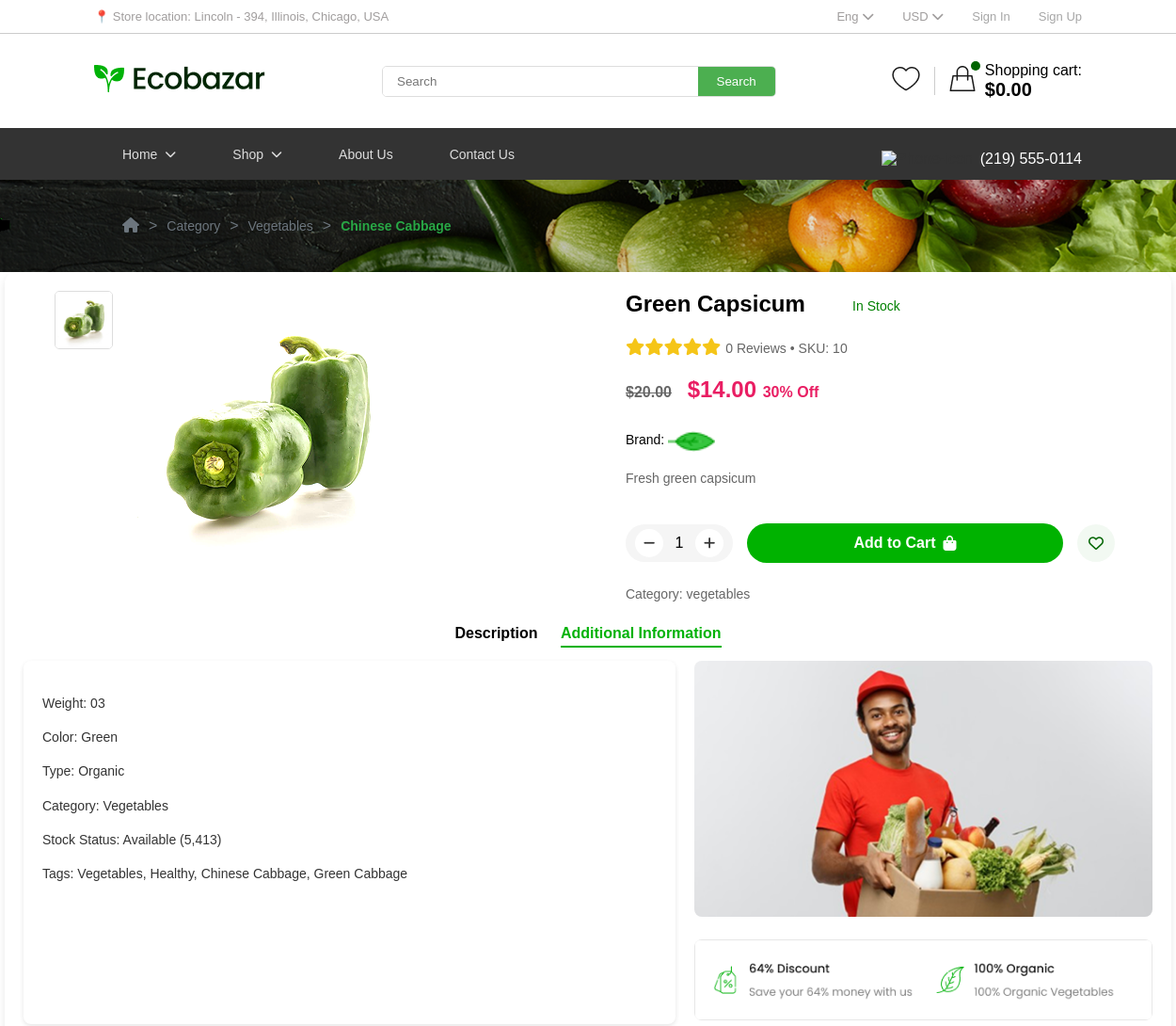
/11prd_info.php?id=2 (upper part), run on an earlier commit of the app's database.
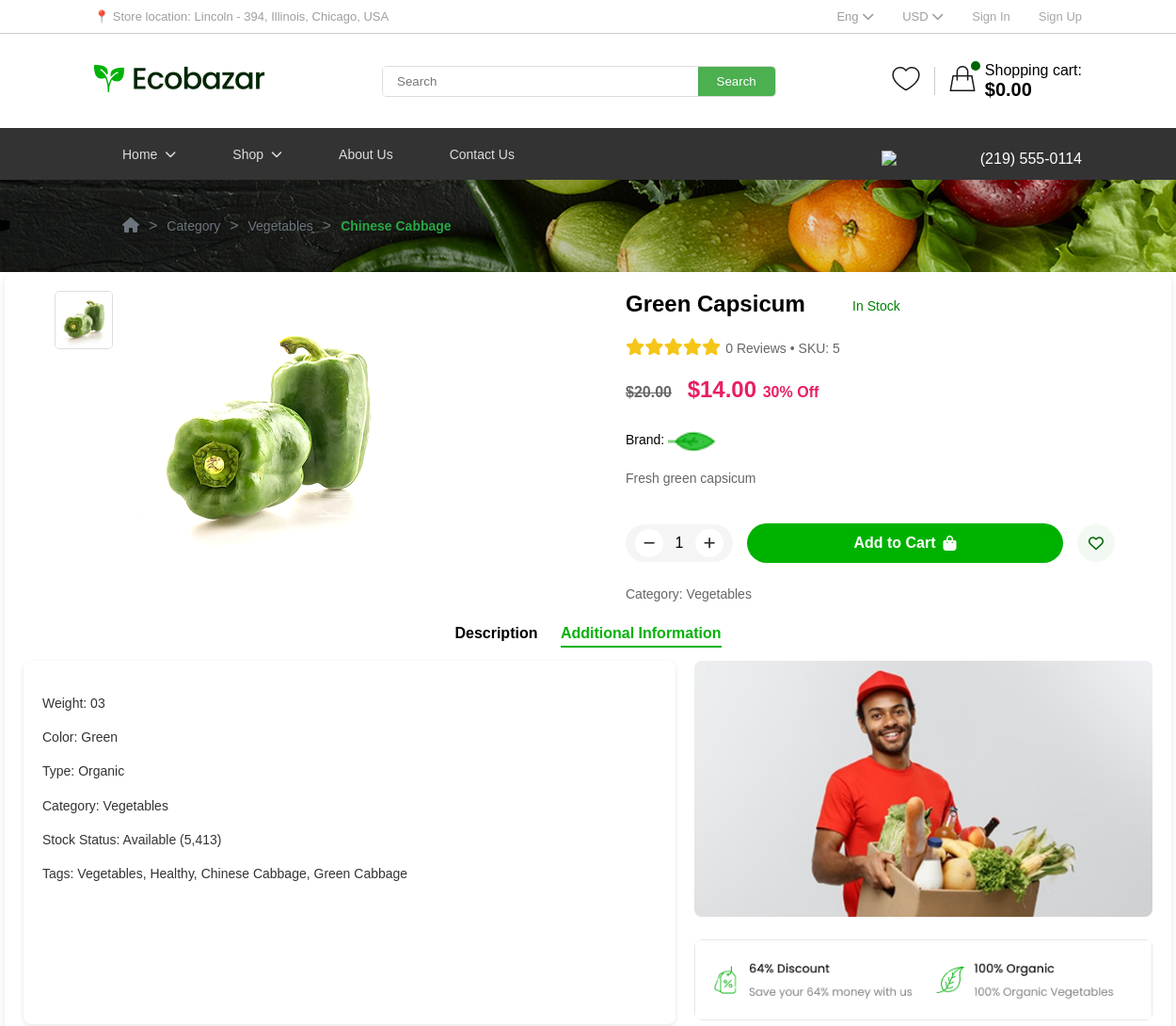
And on a later commit of the database.
### tables this page shows
CREATE TABLE `products` (
  `id` int(11) NOT NULL,
  `category_id` int(11) DEFAULT NULL,
  `name` varchar(255) NOT NULL,
  `price` decimal(10,2) NOT NULL,
  `image` varchar(255) DEFAULT NULL,
  `description` text DEFAULT NULL,
  `old_price` decimal(10,2) DEFAULT NULL,
  `stock` int(11) DEFAULT 0
);

CREATE TABLE `categories` (
  `id` int(11) NOT NULL,
  `name` varchar(255) NOT NULL,
  `image` varchar(255) DEFAULT NULL
);

### 11prd_info.php (the view, shortened to what the changed rows need)
<?php
include './includes/head.php';
$product_id = isset($_GET['id']) ? (int)$_GET['id'] : 0;
$sql = "SELECT p.*, c.name as category_name, GROUP_CONCAT(t.thumbnail_image) as thumbnails
        FROM products p
        LEFT JOIN thumbnails t ON p.id = t.product_id
        LEFT JOIN categories c ON p.category_id = c.id
        WHERE p.id = ?
        GROUP BY p.id";
$stmt = $conn->prepare($sql);
$stmt->bind_param("i", $product_id);
$stmt->execute();
$result = $stmt->get_result();
if ($result->num_rows > 0) {
    $product = $result->fetch_assoc();
} else {
    header("Location: 08shop.php");
    exit();
}
?>
<link rel="stylesheet" href="assetsHG/style.css">
<div class="container">
    <div class="product-container">
        <div class="product-details">
            <h1><?php echo htmlspecialchars($product['name']); ?> <span class="stock-status"><?php echo $product['stock'] > 0 ? 'In Stock' : 'Out of Stock'; ?></span></h1>
            <div class="rating">
                <?php
                $rating = $product['rating'] ?? 5;
                for($i = 1; $i <= 5; $i++) {
                    echo '<i class="fas fa-star' . ($i <= $rating ? '"' : ' -o"') . '"></i>';
                }
                ?>
                <span><?php echo $product['reviews_count'] ?? 0; ?> Reviews • SKU: <?php echo htmlspecialchars($product['stock']); ?></span>
            </div>
            <div class="price">
                <?php if($product['old_price'] > $product['price']): ?>
                    <span class="original-price">$<?php echo number_format($product['old_price'], 2); ?></span>
                <?php endif; ?>
                $<?php echo number_format($product['price'], 2); ?>
                <?php if($product['old_price'] > $product['price']): ?>
                    <span class="discount"><?php echo round((($product['old_price'] - $product['price']) / $product['old_price']) * 100); ?>% Off</span>
                <?php endif; ?>
            </div>
            <div class="brand">
                <span>Brand: <img src="assetsHG/images/10prd-details/brand.png" alt="Brand Logo"></span>
            </div>
            <div class="description">
                <?php echo htmlspecialchars($product['description']); ?>
            </div>
            <div class="product-add">
                <div class="quantity">
                </div>
                <button class="add-to-cart" onclick="addToCart(<?php echo $product_id; ?>, document.getElementById('quantity').value)">
                </button>
                <button class="wishlist-btn" onclick="addToWishlist(<?php echo $product_id; ?>)">
                </button>
            </div>
            <div class="category">Category: <?php echo htmlspecialchars($product['category_name']); ?></div>
        </div>
    </div>
</div>
<?php include('components/footer.php') ?>

What changed in the data, as far as the page shows it:
changed products "Green Capsicum": stock "10" → "5"; category.name "vegetables" → "Vegetables"
